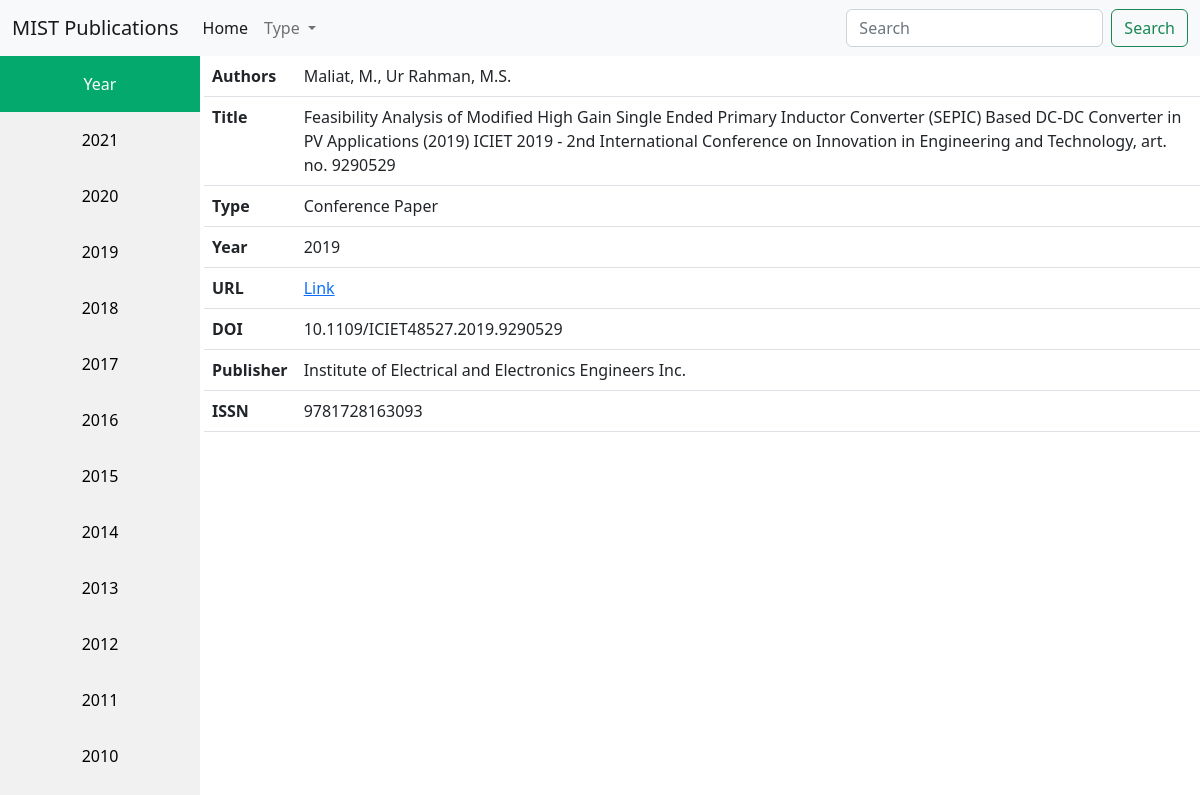
Screenshot of /details/17/ with the database file from the repository.
### publications/models.py (models this page shows)
class Publication(models.Model):
    types = (
              ("Conference Paper", "Conference Paper"),
              ("Article", "Article"),
              ("Book Chapter", "Book Chapter"),
              ("Book","Book"),
              ("Editorial", "Editorial"),
              ("Review", "Review"),
              ("Letter", "Letter"),
            )
    authors = models.CharField(max_length= 500)
    title = models.CharField(max_length=1500)
    scopus_url = models.URLField(max_length=500, blank=True, null=True)
    DOI = models.CharField(max_length=100, blank=True, null=True)
    affiliation = models.TextField(blank=True, null=True)
    publisher = models.CharField(max_length=200, blank=True, null=True)
    ISSN = models.CharField(max_length=30, blank=True, null=True)
    ISBN = models.CharField(max_length=30, blank=True, null=True)
    document_type = models.CharField(max_length=50, choices=types)
    publication_stage = models.CharField(max_length=50, blank=True, null=True)
    open_access = models.CharField(max_length=50, blank=True, null=True)
    publishing_year = models.IntegerField()
    source = models.CharField(max_length=50, blank=True, null=True)
    cited_by = models.IntegerField(blank=True, null=True)

### publications/views.py (the view)
# urls.py: path('details/<str:id>/', views.details, name = 'details'),
def details(request, id):
    types = ["Conference Paper", "Article", "Book Chapter", "Book", "Editorial", "Review", "Letter"]
    years = list(year_publications.objects.all().values_list('year', flat=True))
    years_r = years.copy()
    years_r.sort(reverse=True)
    pub = Publication.objects.get(id = id)
    context = { 'message': 'Hello, World! :)', 'years': years,'years_r':years_r, "types": types, "pub": pub}
    return render(request, 'publications/details.html', context)

### publications/templates/publications/details.html (shortened to what this page needs)
<!doctype html>
<html lang="en">
  <head>
    <link href="https://cdn.jsdelivr.net/npm/bootstrap@5.2.0/dist/css/bootstrap.min.css" rel="stylesheet">
  </head>
  <body>
    {% include 'publications/nav.html' %}
    <div class="row">
        <div class="col-2">
            <div class="sidebar">
                <a class="active" href="">Year</a>
                {% for year in years_r %}
                <a href="{% url 'year_wise_publications' year=year %}">{{year}}</a>
                {% endfor %}
            </div>
        </div>
        <div class="col-10">
            <table class="table table-hover justify-content-center">
                <tbody>
                    <tr>
                        <th>Authors</th>
                        <td>{{pub.authors}}</td>
                    </tr>
                    <tr>
                        <th>Title</th>
                        <td>{{pub.title}}</td>
                    </tr>
                    <tr>
                        <th>Type</th>
                        <td>{{pub.document_type}}</td>
                    </tr>
                    <tr>
                        <th>Year</th>
                        <td>{{pub.publishing_year}}</td>
                    </tr>
                    <tr>
                        <th>URL</th>
                        <td><a href = {{pub.scopus_url}} target="_blank">Link</a></td>
                    </tr>
                    {% if pub.DOI %}
                    <tr>
                        <th>DOI</th>
                        <td>{{pub.DOI}}</td>
                    </tr>
                    {% endif %}
                    {% if pub.publisher %}
                    <tr>
                        <th>Publisher</th>
                        <td>{{pub.publisher}}</td>
                    </tr>
                    {% endif %}
                    {% if pub.ISSN %}
                    <tr>
                        <th>ISSN</th>
                        <td>{{pub.ISSN}}</td>
                    </tr>
                    {% endif %}
                </tbody>
              </table>
        </div>
    </div>
  </body>
</html>

### publications/templates/publications/details.html (style rules this page uses)
.sidebar { margin: 0; padding: 0; width: 200px; background-color: #f1f1f1; position: fixed; height: 100%; overflow: auto; }
.sidebar a { display: block; color: black; padding: 16px; text-decoration: none; text-align: center; }
.sidebar a.active { background-color: #04AA6D; color: white; }

### rows the page displays
Publication: authors "Maliat, M., Ur Rahman, M.S.", title "Feasibility Analysis of Modified High Gain Single Ended Primary Inductor Converter (SEPIC) Based DC-DC Converter in PV Applications (2019) ICIET 2019 - 2nd International Conference on Innovation in Engineering and Technology, art. no. 9290529", document_type "Conference Paper", publishing_year "2019", DOI "10.1109/ICIET48527.2019.9290529", publisher "Institute of Electrical and Electronics Engineers Inc.", ISSN "9781728163093"

### other values shown
{{ year }} "2021" "2020" "2019" "2018" "2017" "2016" "2015" "2014" "2013" "2012" "2011" "2010"
